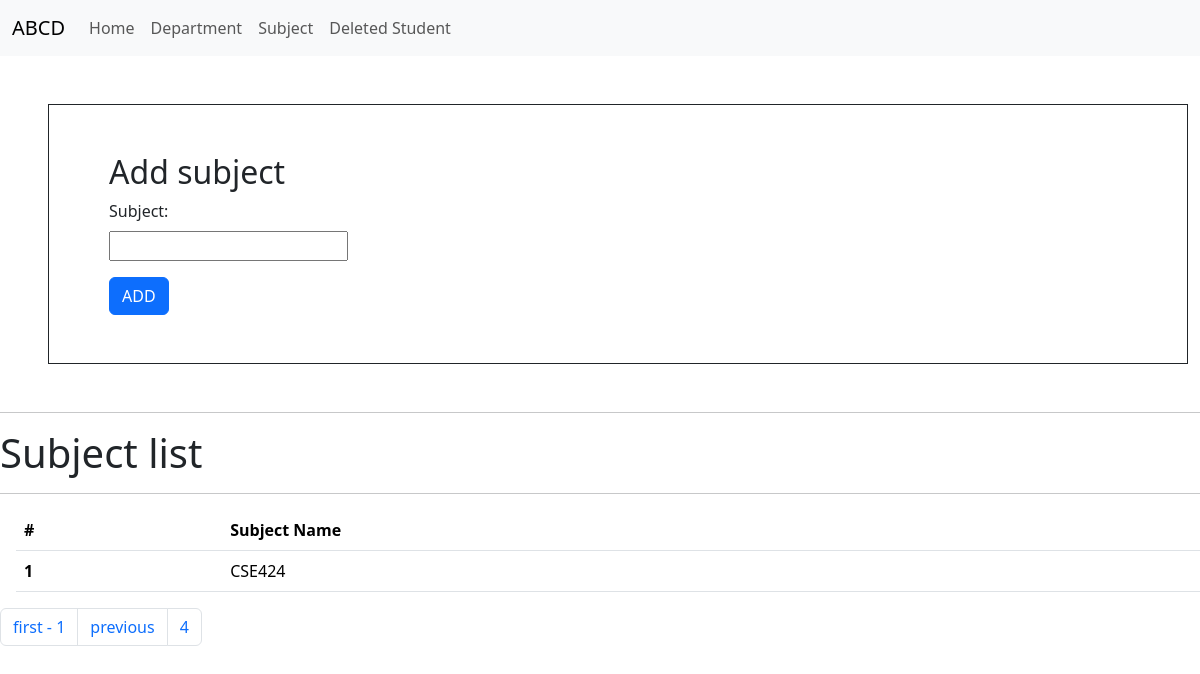
The page /subject/?page=4 on the database as committed earlier.
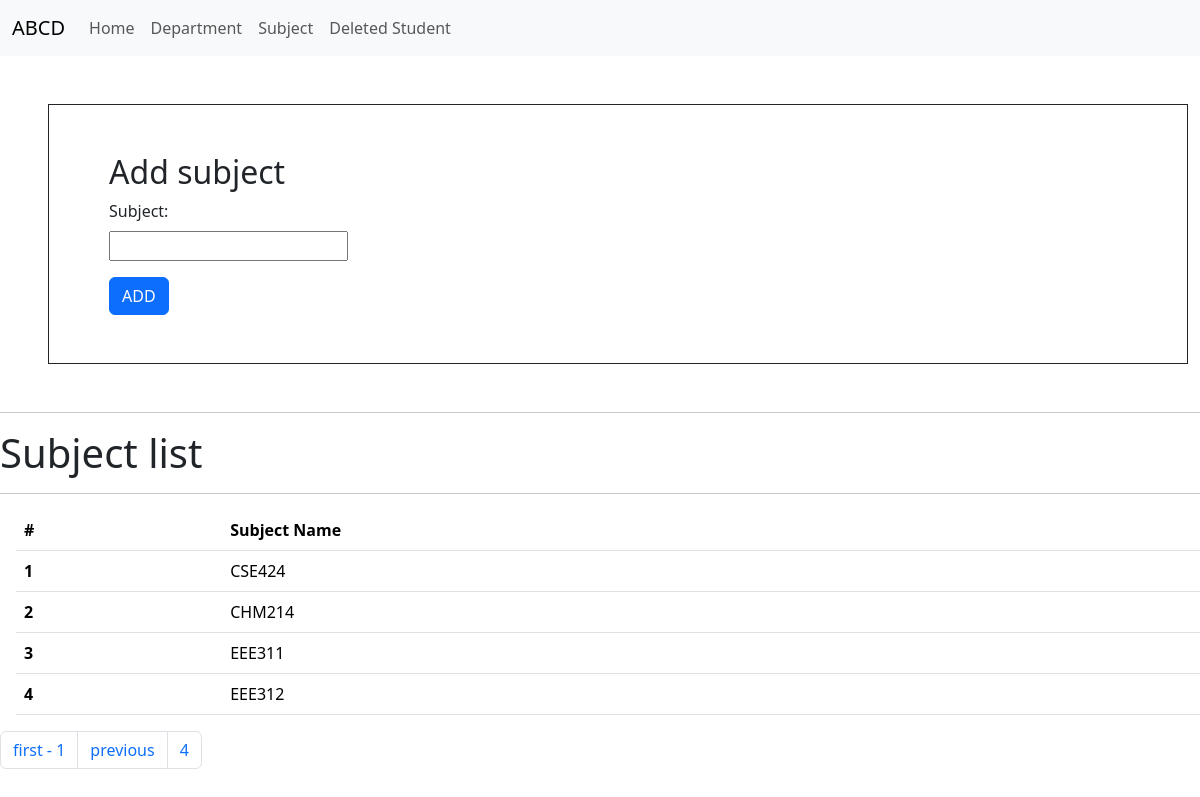
The same page on the database as committed later.
### main/models.py (models this page shows, shortened)
class Subject(models.Model):
    subject_name = models.CharField(max_length=100)

### main/views.py (the view, shortened to what this page needs)
# urls.py: path('subject/', subject, name="subject"),
def subject(request):
    query = Subject.objects.all()
    paginator = Paginator(query, 5)  # Show 15 contacts per page.
    page_number = request.GET.get("page", 1)
    page_obj = paginator.get_page(page_number)
    return render(request, 'subject.html', context={'query':page_obj,'page_title': "Subject"})

### main/templates/subject.html (shortened to what this page needs)
{% extends "base.html" %}
{% block start %}
<div class="container m-5 border border-dark">
    <form class="m-5" action="" method="POST" enctype="multipart/form-data">
        <h2>Add subject</h2>
        <div class="mb-3">
            <label for="" class="form-label">Subject: </label><br>
            <input type="text" name="subject" id="" aria-describedby="">
        </div>
    <button type="submit" class="btn btn-primary">ADD</button>
    </form>
</div>
<hr>
<h1>Subject list</h1>
<hr>
<table class="table m-3">
  <thead>
    <tr>
      <th scope="col">#</th>
      <th scope="col">Subject Name</th>
    </tr>
  </thead>
  <tbody>
    {% for sub in query %}
    <tr>
      <th scope="row">{{ forloop.counter}}</th>
      <td>
          {{ sub.subject_name }}
      </td>
    </tr>
    {% endfor%}
</tbody>
</table>
  <nav aria-label="Page navigation example">
    <ul class="pagination">
      {% if query.has_previous %}
      <li class="page-item"><a class="page-link"  href="?page=1"> first - 1</a></li>
      <li class="page-item"><a class="page-link"  href="?page={{ query.previous_page_number }}">previous</a></li>
      {% endif %}
      <li class="page-item"><span class="page-link">{{ query.number }}</span> </li>
    </ul>
  </nav>
{% endblock %}

Rows that differ between the two databases and show on the page:
added Subject: subject_name "CHM214"
added Subject: subject_name "EEE311"
added Subject: subject_name "EEE312"
